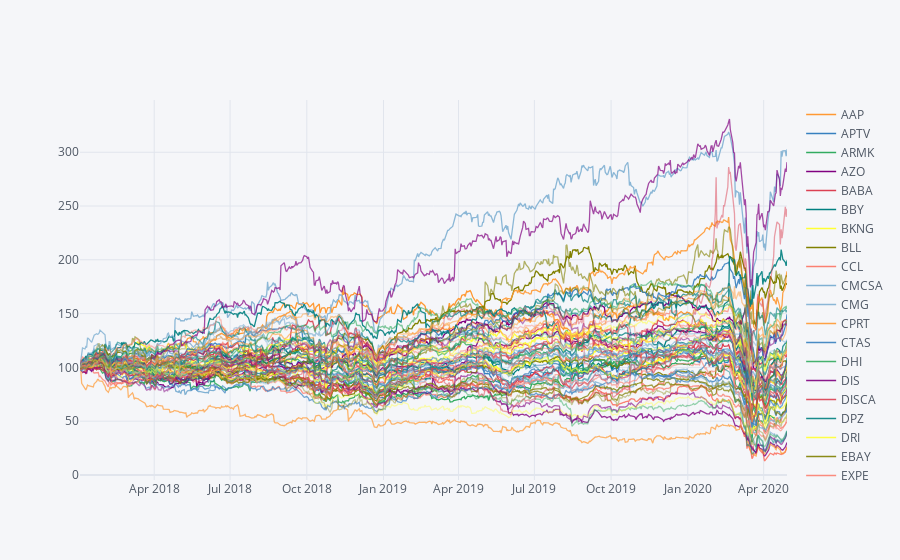

The notebook cell saved with this chart:
### Code cell
assets = lcap_grouped_data['Ticker'].to_list()

pf_data = pd.DataFrame()

for a in assets:
    pf_data[a] = wb.DataReader(a, data_source = 'yahoo', start = '2018-1-1')['Adj Close']

(pf_data / pf_data.iloc[0] * 100).iplot(asFigure=True)

### Figure 1 — Plotly figure (JSON) as saved in the notebook; plotly's stock layout.template omitted (floating-point values rounded to 4 significant figures; data arrays with more than 128 entries replaced by an {"elided": "..."} marker saying what was removed)
{"data": [{"line": {"color": "rgba(255, 153, 51, 1.0)", "dash": "solid", "shape": "linear", "width": 1.3}, "mode": "lines", "name": "AAP", "text": "", "type": "scatter", "x": {"elided": "585 str values"}, "y": {"elided": "585 float values"}}, {"line": {"color": "rgba(55, 128, 191, 1.0)", "dash": "solid", "shape": "linear", "width": 1.3}, "mode": "lines", "name": "APTV", "text": "", "type": "scatter", "x": {"elided": "585 str values"}, "y": {"elided": "585 float values"}}, {"line": {"color": "rgba(50, 171, 96, 1.0)", "dash": "solid", "shape": "linear", "width": 1.3}, "mode": "lines", "name": "ARMK", "text": "", "type": "scatter", "x": {"elided": "585 str values"}, "y": {"elided": "585 float values"}}, {"line": {"color": "rgba(128, 0, 128, 1.0)", "dash": "solid", "shape": "linear", "width": 1.3}, "mode": "lines", "name": "AZO", "text": "", "type": "scatter", "x": {"elided": "585 str values"}, "y": {"elided": "585 float values"}}, {"line": {"color": "rgba(219, 64, 82, 1.0)", "dash": "solid", "shape": "linear", "width": 1.3}, "mode": "lines", "name": "BABA", "text": "", "type": "scatter", "x": {"elided": "585 str values"}, "y": {"elided": "585 float values"}}, {"line": {"color": "rgba(0, 128, 128, 1.0)", "dash": "solid", "shape": "linear", "width": 1.3}, "mode": "lines", "name": "BBY", "text": "", "type": "scatter", "x": {"elided": "585 str values"}, "y": {"elided": "585 float values"}}, {"line": {"color": "rgba(255, 255, 51, 1.0)", "dash": "solid", "shape": "linear", "width": 1.3}, "mode": "lines", "name": "BKNG", "text": "", "type": "scatter", "x": {"elided": "585 str values"}, "y": {"elided": "585 float values"}}, {"line": {"color": "rgba(128, 128, 0, 1.0)", "dash": "solid", "shape": "linear", "width": 1.3}, "mode": "lines", "name": "BLL", "text": "", "type": "scatter", "x": {"elided": "585 str values"}, "y": {"elided": "585 float values"}}, {"line": {"color": "rgba(251, 128, 114, 1.0)", "dash": "solid", "shape": "linear", "width": 1.3}, "mode": "lines", "name": "CCL", "text": "", "type": "scatter", "x": {"elided": "585 str values"}, "y": {"elided": "585 float values"}}, {"line": {"color": "rgba(128, 177, 211, 1.0)", "dash": "solid", "shape": "linear", "width": 1.3}, "mode": "lines", "name": "CMCSA", "text": "", "type": "scatter", "x": {"elided": "585 str values"}, "y": {"elided": "585 float values"}}, {"line": {"color": "rgba(128, 177, 211, 0.8999999999999999)", "dash": "solid", "shape": "linear", "width": 1.3}, "mode": "lines", "name": "CMG", "text": "", "type": "scatter", "x": {"elided": "585 str values"}, "y": {"elided": "585 float values"}}, {"line": {"color": "rgba(255, 153, 51, 0.8999999999999999)", "dash": "solid", "shape": "linear", "width": 1.3}, "mode": "lines", "name": "CPRT", "text": "", "type": "scatter", "x": {"elided": "585 str values"}, "y": {"elided": "585 float values"}}, {"line": {"color": "rgba(55, 128, 191, 0.8999999999999999)", "dash": "solid", "shape": "linear", "width": 1.3}, "mode": "lines", "name": "CTAS", "text": "", "type": "scatter", "x": {"elided": "585 str values"}, "y": {"elided": "585 float values"}}, {"line": {"color": "rgba(50, 171, 96, 0.8999999999999999)", "dash": "solid", "shape": "linear", "width": 1.3}, "mode": "lines", "name": "DHI", "text": "", "type": "scatter", "x": {"elided": "585 str values"}, "y": {"elided": "585 float values"}}, {"line": {"color": "rgba(128, 0, 128, 0.8999999999999999)", "dash": "solid", "shape": "linear", "width": 1.3}, "mode": "lines", "name": "DIS", "text": "", "type": "scatter", "x": {"elided": "585 str values"}, "y": {"elided": "585 float values"}}, {"line": {"color": "rgba(219, 64, 82, 0.8999999999999999)", "dash": "solid", "shape": "linear", "width": 1.3}, "mode": "lines", "name": "DISCA", "text": "", "type": "scatter", "x": {"elided": "585 str values"}, "y": {"elided": "585 float values"}}, {"line": {"color": "rgba(0, 128, 128, 0.8999999999999999)", "dash": "solid", "shape": "linear", "width": 1.3}, "mode": "lines", "name": "DPZ", "text": "", "type": "scatter", "x": {"elided": "585 str values"}, "y": {"elided": "585 float values"}}, {"line": {"color": "rgba(255, 255, 51, 0.8999999999999999)", "dash": "solid", "shape": "linear", "width": 1.3}, "mode": "lines", "name": "DRI", "text": "", "type": "scatter", "x": {"elided": "585 str values"}, "y": {"elided": "585 float values"}}, {"line": {"color": "rgba(128, 128, 0, 0.8999999999999999)", "dash": "solid", "shape": "linear", "width": 1.3}, "mode": "lines", "name": "EBAY", "text": "", "type": "scatter", "x": {"elided": "585 str values"}, "y": {"elided": "585 float values"}}, {"line": {"color": "rgba(251, 128, 114, 0.8999999999999999)", "dash": "solid", "shape": "linear", "width": 1.3}, "mode": "lines", "name": "EXPE", "text": "", "type": "scatter", "x": {"elided": "585 str values"}, "y": {"elided": "585 float values"}}, {"line": {"color": "rgba(251, 128, 114, 0.7999999999999998)", "dash": "solid", "shape": "linear", "width": 1.3}, "mode": "lines", "name": "F", "text": "", "type": "scatter", "x": {"elided": "585 str values"}, "y": {"elided": "585 float values"}}, {"line": {"color": "rgba(128, 177, 211, 0.7999999999999998)", "dash": "solid", "shape": "linear", "width": 1.3}, "mode": "lines", "name": "FCAU", "text": "", "type": "scatter", "x": {"elided": "585 str values"}, "y": {"elided": "585 float values"}}, {"line": {"color": "rgba(255, 153, 51, 0.7999999999999998)", "dash": "solid", "shape": "linear", "width": 1.3}, "mode": "lines", "name": "FOXA", "text": "", "type": "scatter", "x": {"elided": "585 str values"}, "y": {"elided": "585 str values"}}, {"line": {"color": "rgba(55, 128, 191, 0.7999999999999998)", "dash": "solid", "shape": "linear", "width": 1.3}, "mode": "lines", "name": "GM", "text": "", "type": "scatter", "x": {"elided": "585 str values"}, "y": {"elided": "585 float values"}}, {"line": {"color": "rgba(50, 171, 96, 0.7999999999999998)", "dash": "solid", "shape": "linear", "width": 1.3}, "mode": "lines", "name": "GPC", "text": "", "type": "scatter", "x": {"elided": "585 str values"}, "y": {"elided": "585 float values"}}, {"line": {"color": "rgba(128, 0, 128, 0.7999999999999998)", "dash": "solid", "shape": "linear", "width": 1.3}, "mode": "lines", "name": "GPS", "text": "", "type": "scatter", "x": {"elided": "585 str values"}, "y": {"elided": "585 float values"}}, {"line": {"color": "rgba(219, 64, 82, 0.7999999999999998)", "dash": "solid", "shape": "linear", "width": 1.3}, "mode": "lines", "name": "HAS", "text": "", "type": "scatter", "x": {"elided": "585 str values"}, "y": {"elided": "585 float values"}}, {"line": {"color": "rgba(0, 128, 128, 0.7999999999999998)", "dash": "solid", "shape": "linear", "width": 1.3}, "mode": "lines", "name": "HD", "text": "", "type": "scatter", "x": {"elided": "585 str values"}, "y": {"elided": "585 float values"}}, {"line": {"color": "rgba(255, 255, 51, 0.7999999999999998)", "dash": "solid", "shape": "linear", "width": 1.3}, "mode": "lines", "name": "HLT", "text": "", "type": "scatter", "x": {"elided": "585 str values"}, "y": {"elided": "585 float values"}}, {"line": {"color": "rgba(128, 128, 0, 0.7999999999999998)", "dash": "solid", "shape": "linear", "width": 1.3}, "mode": "lines", "name": "HMC", "text": "", "type": "scatter", "x": {"elided": "585 str values"}, "y": {"elided": "585 float values"}}, {"line": {"color": "rgba(128, 128, 0, 0.7)", "dash": "solid", "shape": "linear", "width": 1.3}, "mode": "lines", "name": "IP", "text": "", "type": "scatter", "x": {"elided": "585 str values"}, "y": {"elided": "585 float values"}}, {"line": {"color": "rgba(251, 128, 114, 0.7)", "dash": "solid", "shape": "linear", "width": 1.3}, "mode": "lines", "name": "KMX", "text": "", "type": "scatter", "x": {"elided": "585 str values"}, "y": {"elided": "585 float values"}}, {"line": {"color": "rgba(128, 177, 211, 0.7)", "dash": "solid", "shape": "linear", "width": 1.3}, "mode": "lines", "name": "KSS", "text": "", "type": "scatter", "x": {"elided": "585 str values"}, "y": {"elided": "585 float values"}}, {"line": {"color": "rgba(255, 153, 51, 0.7)", "dash": "solid", "shape": "linear", "width": 1.3}, "mode": "lines", "name": "LB", "text": "", "type": "scatter", "x": {"elided": "585 str values"}, "y": {"elided": "585 float values"}}, {"line": {"color": "rgba(55, 128, 191, 0.7)", "dash": "solid", "shape": "linear", "width": 1.3}, "mode": "lines", "name": "LEN", "text": "", "type": "scatter", "x": {"elided": "585 str values"}, "y": {"elided": "585 float values"}}, {"line": {"color": "rgba(50, 171, 96, 0.7)", "dash": "solid", "shape": "linear", "width": 1.3}, "mode": "lines", "name": "LOW", "text": "", "type": "scatter", "x": {"elided": "585 str values"}, "y": {"elided": "585 float values"}}, {"line": {"color": "rgba(128, 0, 128, 0.7)", "dash": "solid", "shape": "linear", "width": 1.3}, "mode": "lines", "name": "LULU", "text": "", "type": "scatter", "x": {"elided": "585 str values"}, "y": {"elided": "585 float values"}}, {"line": {"color": "rgba(219, 64, 82, 0.7)", "dash": "solid", "shape": "linear", "width": 1.3}, "mode": "lines", "name": "LVS", "text": "", "type": "scatter", "x": {"elided": "585 str values"}, "y": {"elided": "585 float values"}}, {"line": {"color": "rgba(0, 128, 128, 0.7)", "dash": "solid", "shape": "linear", "width": 1.3}, "mode": "lines", "name": "LYV", "text": "", "type": "scatter", "x": {"elided": "585 str values"}, "y": {"elided": "585 float values"}}, {"line": {"color": "rgba(255, 255, 51, 0.7)", "dash": "solid", "shape": "linear", "width": 1.3}, "mode": "lines", "name": "MAR", "text": "", "type": "scatter", "x": {"elided": "585 str values"}, "y": {"elided": "585 float values"}}, {"line": {"color": "rgba(255, 255, 51, 0.5999999999999999)", "dash": "solid", "shape": "linear", "width": 1.3}, "mode": "lines", "name": "MCD", "text": "", "type": "scatter", "x": {"elided": "585 str values"}, "y": {"elided": "585 float values"}}, {"line": {"color": "rgba(128, 128, 0, 0.5999999999999999)", "dash": "solid", "shape": "linear", "width": 1.3}, "mode": "lines", "name": "MELI", "text": "", "type": "scatter", "x": {"elided": "585 str values"}, "y": {"elided": "585 float values"}}, {"line": {"color": "rgba(251, 128, 114, 0.5999999999999999)", "dash": "solid", "shape": "linear", "width": 1.3}, "mode": "lines", "name": "MGM", "text": "", "type": "scatter", "x": {"elided": "585 str values"}, "y": {"elided": "585 float values"}}, {"line": {"color": "rgba(128, 177, 211, 0.5999999999999999)", "dash": "solid", "shape": "linear", "width": 1.3}, "mode": "lines", "name": "MTN", "text": "", "type": "scatter", "x": {"elided": "585 str values"}, "y": {"elided": "585 float values"}}, {"line": {"color": "rgba(255, 153, 51, 0.5999999999999999)", "dash": "solid", "shape": "linear", "width": 1.3}, "mode": "lines", "name": "NKE", "text": "", "type": "scatter", "x": {"elided": "585 str values"}, "y": {"elided": "585 float values"}}, {"line": {"color": "rgba(55, 128, 191, 0.5999999999999999)", "dash": "solid", "shape": "linear", "width": 1.3}, "mode": "lines", "name": "OMC", "text": "", "type": "scatter", "x": {"elided": "585 str values"}, "y": {"elided": "585 float values"}}, {"line": {"color": "rgba(50, 171, 96, 0.5999999999999999)", "dash": "solid", "shape": "linear", "width": 1.3}, "mode": "lines", "name": "ORLY", "text": "", "type": "scatter", "x": {"elided": "585 str values"}, "y": {"elided": "585 float values"}}, {"line": {"color": "rgba(128, 0, 128, 0.5999999999999999)", "dash": "solid", "shape": "linear", "width": 1.3}, "mode": "lines", "name": "PVH", "text": "", "type": "scatter", "x": {"elided": "585 str values"}, "y": {"elided": "585 float values"}}, {"line": {"color": "rgba(219, 64, 82, 0.5999999999999999)", "dash": "solid", "shape": "linear", "width": 1.3}, "mode": "lines", "name": "QSR", "text": "", "type": "scatter", "x": {"elided": "585 str values"}, "y": {"elided": "585 float values"}}, {"line": {"color": "rgba(0, 128, 128, 0.5999999999999999)", "dash": "solid", "shape": "linear", "width": 1.3}, "mode": "lines", "name": "RACE", "text": "", "type": "scatter", "x": {"elided": "585 str values"}, "y": {"elided": "585 float values"}}, {"line": {"color": "rgba(0, 128, 128, 0.49999999999999983)", "dash": "solid", "shape": "linear", "width": 1.3}, "mode": "lines", "name": "RCL", "text": "", "type": "scatter", "x": {"elided": "585 str values"}, "y": {"elided": "585 float values"}}, {"line": {"color": "rgba(255, 255, 51, 0.49999999999999983)", "dash": "solid", "shape": "linear", "width": 1.3}, "mode": "lines", "name": "ROST", "text": "", "type": "scatter", "x": {"elided": "585 str values"}, "y": {"elided": "585 float values"}}, {"line": {"color": "rgba(128, 128, 0, 0.49999999999999983)", "dash": "solid", "shape": "linear", "width": 1.3}, "mode": "lines", "name": "SBUX", "text": "", "type": "scatter", "x": {"elided": "585 str values"}, "y": {"elided": "585 float values"}}, {"line": {"color": "rgba(251, 128, 114, 0.49999999999999983)", "dash": "solid", "shape": "linear", "width": 1.3}, "mode": "lines", "name": "SIRI", "text": "", "type": "scatter", "x": {"elided": "585 str values"}, "y": {"elided": "585 float values"}}, {"line": {"color": "rgba(128, 177, 211, 0.49999999999999983)", "dash": "solid", "shape": "linear", "width": 1.3}, "mode": "lines", "name": "TIF", "text": "", "type": "scatter", "x": {"elided": "585 str values"}, "y": {"elided": "585 float values"}}, {"line": {"color": "rgba(255, 153, 51, 0.49999999999999983)", "dash": "solid", "shape": "linear", "width": 1.3}, "mode": "lines", "name": "TJX", "text": "", "type": "scatter", "x": {"elided": "585 str values"}, "y": {"elided": "585 float values"}}, {"line": {"color": "rgba(55, 128, 191, 0.49999999999999983)", "dash": "solid", "shape": "linear", "width": 1.3}, "mode": "lines", "name": "TM", "text": "", "type": "scatter", "x": {"elided": "585 str values"}, "y": {"elided": "585 float values"}}, {"line": {"color": "rgba(50, 171, 96, 0.49999999999999983)", "dash": "solid", "shape": "linear", "width": 1.3}, "mode": "lines", "name": "TPR", "text": "", "type": "scatter", "x": {"elided": "585 str values"}, "y": {"elided": "585 float values"}}, {"line": {"color": "rgba(128, 0, 128, 0.49999999999999983)", "dash": "solid", "shape": "linear", "width": 1.3}, "mode": "lines", "name": "TSCO", "text": "", "type": "scatter", "x": {"elided": "585 str values"}, "y": {"elided": "585 float values"}}, {"line": {"color": "rgba(219, 64, 82, 0.49999999999999983)", "dash": "solid", "shape": "linear", "width": 1.3}, "mode": "lines", "name": "TSLA", "text": "", "type": "scatter", "x": {"elided": "585 str values"}, "y": {"elided": "585 float values"}}, {"line": {"color": "rgba(219, 64, 82, 0.39999999999999974)", "dash": "solid", "shape": "linear", "width": 1.3}, "mode": "lines", "name": "ULTA", "text": "", "type": "scatter", "x": {"elided": "585 str values"}, "y": {"elided": "585 float values"}}, {"line": {"color": "rgba(0, 128, 128, 0.39999999999999974)", "dash": "solid", "shape": "linear", "width": 1.3}, "mode": "lines", "name": "VFC", "text": "", "type": "scatter", "x": {"elided": "585 str values"}, "y": {"elided": "585 float values"}}, {"line": {"color": "rgba(255, 255, 51, 0.39999999999999974)", "dash": "solid", "shape": "linear", "width": 1.3}, "mode": "lines", "name": "WRK", "text": "", "type": "scatter", "x": {"elided": "585 str values"}, "y": {"elided": "585 float values"}}, {"line": {"color": "rgba(128, 128, 0, 0.39999999999999974)", "dash": "solid", "shape": "linear", "width": 1.3}, "mode": "lines", "name": "WYNN", "text": "", "type": "scatter", "x": {"elided": "585 str values"}, "y": {"elided": "585 float values"}}, {"line": {"color": "rgba(251, 128, 114, 0.39999999999999974)", "dash": "solid", "shape": "linear", "width": 1.3}, "mode": "lines", "name": "YUM", "text": "", "type": "scatter", "x": {"elided": "585 str values"}, "y": {"elided": "585 float values"}}, {"line": {"color": "rgba(128, 177, 211, 0.39999999999999974)", "dash": "solid", "shape": "linear", "width": 1.3}, "mode": "lines", "name": "YUMC", "text": "", "type": "scatter", "x": {"elided": "585 str values"}, "y": {"elided": "585 float values"}}], "layout": {"legend": {"bgcolor": "#F5F6F9", "font": {"color": "#4D5663"}}, "paper_bgcolor": "#F5F6F9", "plot_bgcolor": "#F5F6F9", "title": {"font": {"color": "#4D5663"}}, "xaxis": {"gridcolor": "#E1E5ED", "showgrid": true, "tickfont": {"color": "#4D5663"}, "title": {"font": {"color": "#4D5663"}, "text": ""}, "zerolinecolor": "#E1E5ED"}, "yaxis": {"gridcolor": "#E1E5ED", "showgrid": true, "tickfont": {"color": "#4D5663"}, "title": {"font": {"color": "#4D5663"}, "text": ""}, "zerolinecolor": "#E1E5ED"}}}
